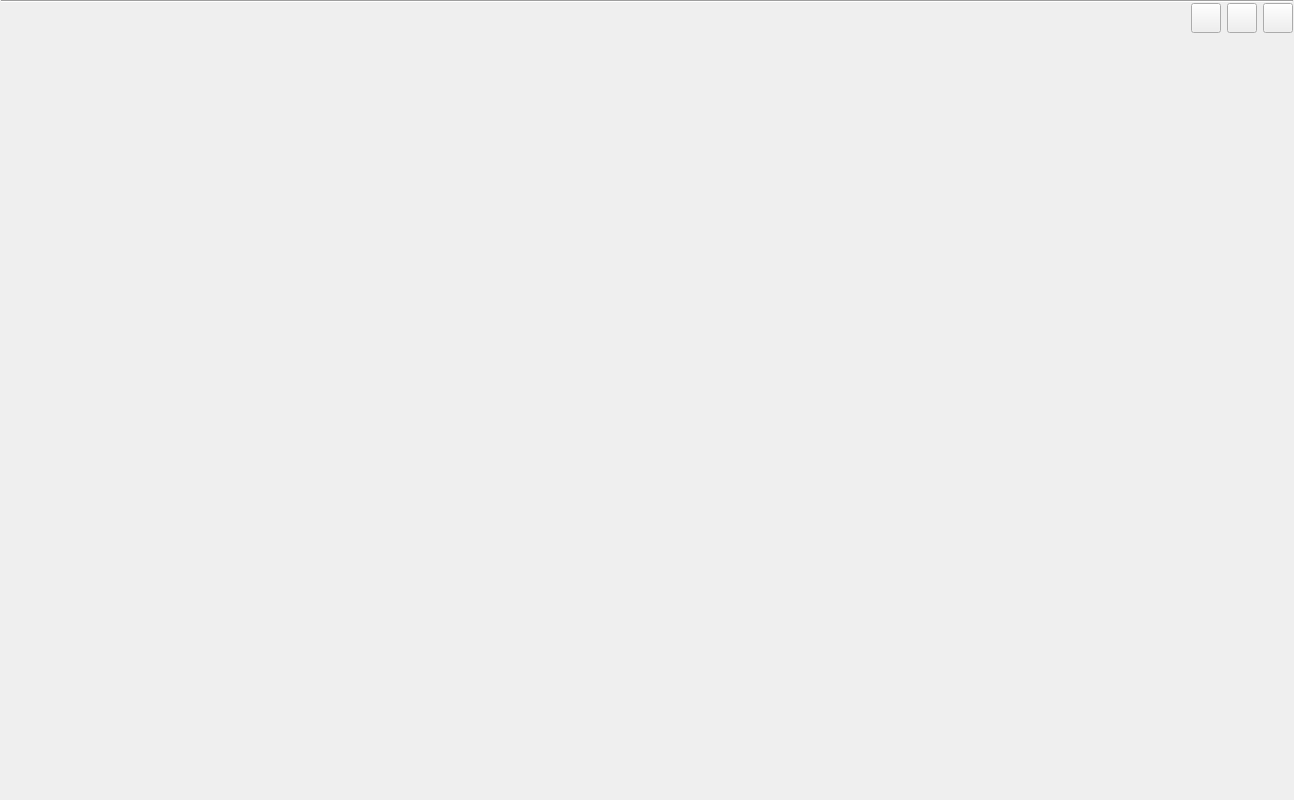
<?xml version="1.0" encoding="UTF-8"?>
<ui version="4.0">
 <class>FormTitle</class>
 <widget class="QWidget" name="FormTitle">
  <property name="geometry">
   <rect>
    <x>0</x>
    <y>0</y>
    <width>1294</width>
    <height>800</height>
   </rect>
  </property>
  <property name="minimumSize">
   <size>
    <width>1294</width>
    <height>800</height>
   </size>
  </property>
  <property name="windowTitle">
   <string>Form</string>
  </property>
  <layout class="QVBoxLayout" name="verticalLayout_2" stretch="0,0,1">
   <property name="spacing">
    <number>0</number>
   </property>
   <property name="leftMargin">
    <number>1</number>
   </property>
   <property name="topMargin">
    <number>0</number>
   </property>
   <property name="rightMargin">
    <number>1</number>
   </property>
   <property name="bottomMargin">
    <number>0</number>
   </property>
   <item>
    <widget class="Line" name="formtitle_line">
     <property name="lineWidth">
      <number>1</number>
     </property>
     <property name="midLineWidth">
      <number>0</number>
     </property>
     <property name="orientation">
      <enum>Qt::Horizontal</enum>
     </property>
    </widget>
   </item>
   <item>
    <widget class="QWidget" name="widgetTitle" native="true">
     <property name="sizePolicy">
      <sizepolicy hsizetype="Preferred" vsizetype="Fixed">
       <horstretch>0</horstretch>
       <verstretch>0</verstretch>
      </sizepolicy>
     </property>
     <property name="minimumSize">
      <size>
       <width>0</width>
       <height>0</height>
      </size>
     </property>
     <property name="maximumSize">
      <size>
       <width>16777215</width>
       <height>80</height>
      </size>
     </property>
     <layout class="QHBoxLayout" name="horizontalLayout_2">
      <property name="spacing">
       <number>10</number>
      </property>
      <property name="leftMargin">
       <number>0</number>
      </property>
      <property name="topMargin">
       <number>0</number>
      </property>
      <property name="rightMargin">
       <number>0</number>
      </property>
      <property name="bottomMargin">
       <number>5</number>
      </property>
      <item>
       <widget class="AboutInfo" name="widget_title" native="true">
        <property name="minimumSize">
         <size>
          <width>100</width>
          <height>0</height>
         </size>
        </property>
       </widget>
      </item>
      <item>
       <layout class="QVBoxLayout" name="layout_titlemenu">
        <property name="spacing">
         <number>0</number>
        </property>
        <property name="leftMargin">
         <number>10</number>
        </property>
        <property name="rightMargin">
         <number>10</number>
        </property>
       </layout>
      </item>
      <item>
       <spacer name="horizontalSpacer">
        <property name="orientation">
         <enum>Qt::Horizontal</enum>
        </property>
        <property name="sizeHint" stdset="0">
         <size>
          <width>10</width>
          <height>20</height>
         </size>
        </property>
       </spacer>
      </item>
      <item>
       <widget class="QWidget" name="widget_titlebtn" native="true">
        <layout class="QGridLayout" name="gridLayout_2" rowstretch="1,0">
         <property name="leftMargin">
          <number>0</number>
         </property>
         <property name="topMargin">
          <number>0</number>
         </property>
         <property name="rightMargin">
          <number>0</number>
         </property>
         <property name="bottomMargin">
          <number>0</number>
         </property>
         <property name="horizontalSpacing">
          <number>6</number>
         </property>
         <property name="verticalSpacing">
          <number>0</number>
         </property>
         <item row="1" column="1">
          <spacer name="verticalSpacer_2">
           <property name="orientation">
            <enum>Qt::Vertical</enum>
           </property>
           <property name="sizeHint" stdset="0">
            <size>
             <width>20</width>
             <height>40</height>
            </size>
           </property>
          </spacer>
         </item>
         <item row="0" column="0">
          <widget class="QPushButton" name="btnMenu_Min">
           <property name="minimumSize">
            <size>
             <width>30</width>
             <height>30</height>
            </size>
           </property>
           <property name="maximumSize">
            <size>
             <width>30</width>
             <height>30</height>
            </size>
           </property>
           <property name="text">
            <string/>
           </property>
           <property name="CustomStyle" stdset="0">
            <string>btnMenu</string>
           </property>
          </widget>
         </item>
         <item row="0" column="1">
          <widget class="QPushButton" name="btnMenu_Max">
           <property name="minimumSize">
            <size>
             <width>30</width>
             <height>30</height>
            </size>
           </property>
           <property name="maximumSize">
            <size>
             <width>30</width>
             <height>30</height>
            </size>
           </property>
           <property name="text">
            <string/>
           </property>
           <property name="CustomStyle" stdset="0">
            <string>btnMenu</string>
           </property>
          </widget>
         </item>
         <item row="0" column="2">
          <widget class="QPushButton" name="btnMenu_Close">
           <property name="minimumSize">
            <size>
             <width>30</width>
             <height>30</height>
            </size>
           </property>
           <property name="maximumSize">
            <size>
             <width>30</width>
             <height>30</height>
            </size>
           </property>
           <property name="text">
            <string/>
           </property>
           <property name="CustomStyle" stdset="0">
            <string>btnMenu</string>
           </property>
          </widget>
         </item>
        </layout>
       </widget>
      </item>
     </layout>
    </widget>
   </item>
   <item>
    <widget class="FormMain" name="main_widget" native="true"/>
   </item>
  </layout>
 </widget>
 <customwidgets>
  <customwidget>
   <class>FormMain</class>
   <extends>QWidget</extends>
   <header>formmain.h</header>
   <container>1</container>
  </customwidget>
  <customwidget>
   <class>AboutInfo</class>
   <extends>QWidget</extends>
   <header>aboutinfo.h</header>
   <container>1</container>
  </customwidget>
 </customwidgets>
 <resources/>
 <connections/>
</ui>
